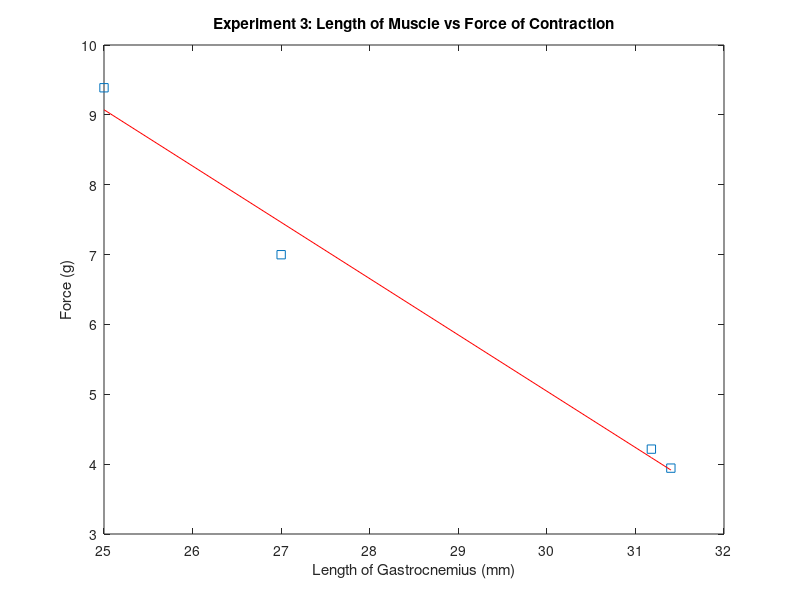

The MATLAB source for this figure:
%% Length of Muscle vs Force of Contraction

L = [25, 27, 31.18, 31.4];
F = [9.388, 6.998, 4.215, 3.943];

figure

linearCoef = polyfit(L,F,1);
linearFit = polyval(linearCoef,L);
plot(L,F,'s', L,linearFit,'r-')
title('Experiment 3: Length of Muscle vs Force of Contraction')
xlabel('Length of Gastrocnemius (mm)'), ylabel('Force (g)')